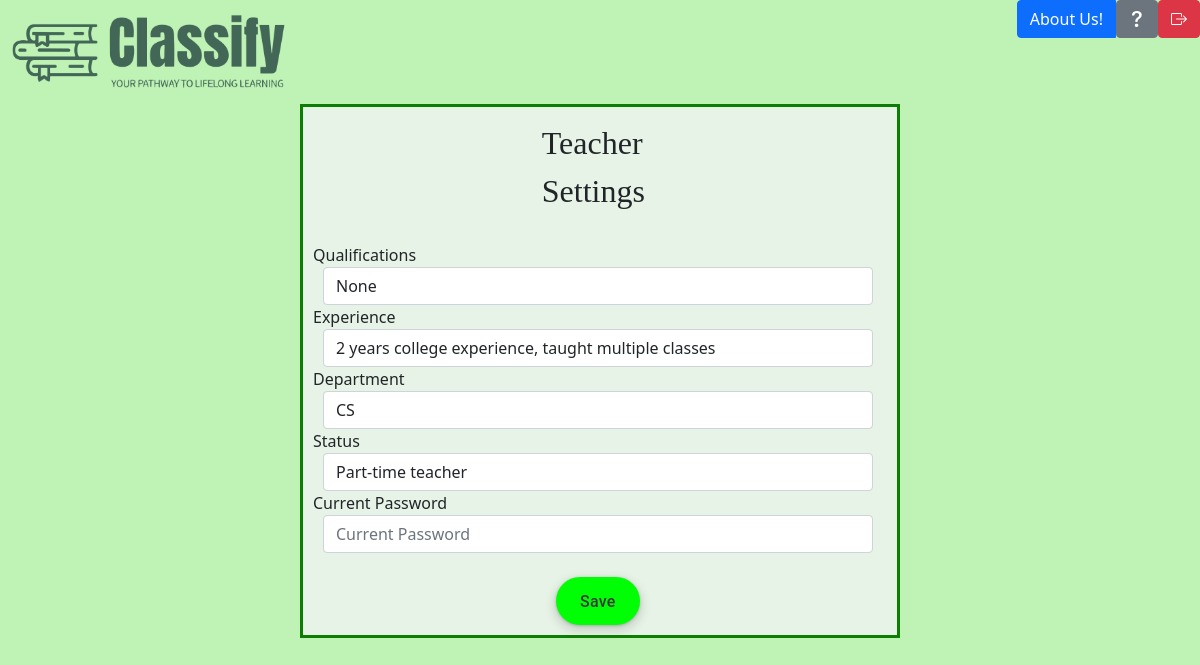
Page /teacher-settings (signed in) on the earlier database version.
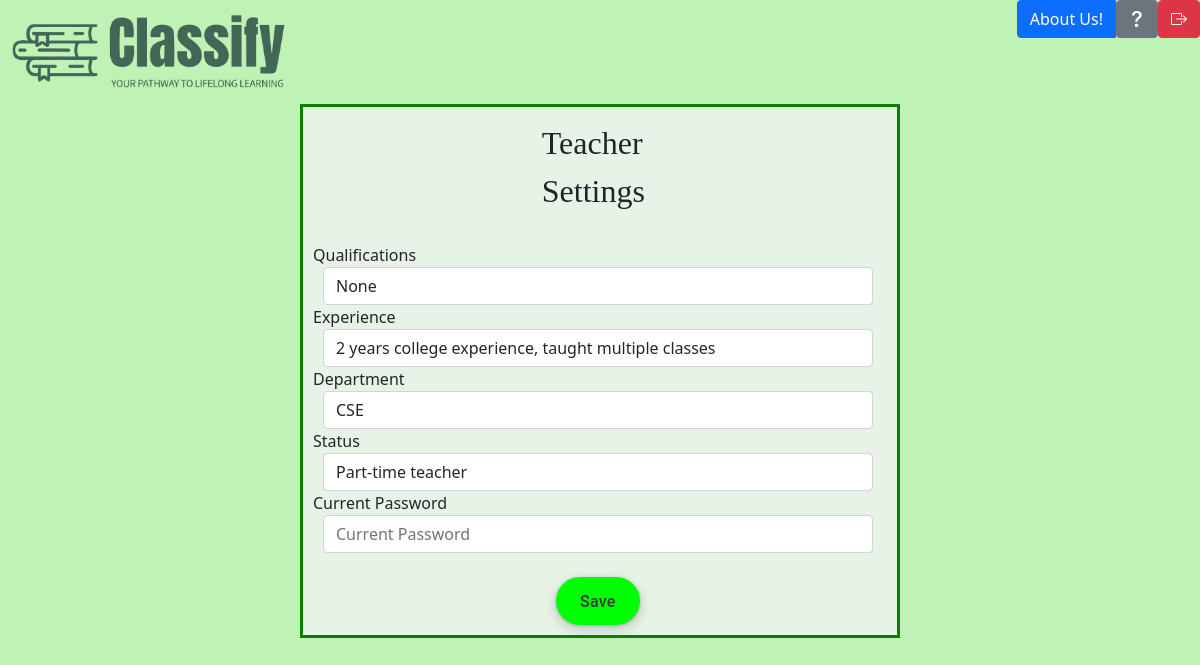
Same page on the later database version.
### app.py (models this page shows, shortened)
class Teacher(db.Model):
    __tablename__ = 'teacher'
    teacherID = db.Column(db.Integer, primary_key=True)
    qualifications = db.Column(db.String(400), nullable=False)
    experience = db.Column(db.String(400), nullable=False)
    department = db.Column(db.String(255), nullable=False)
    status = db.Column(db.String(255), nullable=False)
    userID = db.Column(db.Integer, db.ForeignKey('user.userID'), nullable=False)
    user = db.relationship('User', backref=db.backref('teacher', uselist=False))

### app.py (the view)
@app.route('/teacher-settings')
def teacherSettings():
    teacher_id = session.get('user_id')
    teacher = Teacher.query.get(teacher_id)
    user_id = session.get('user_id')
    user = User.query.get(user_id)
    return render_template('teacher-settings.html', teacher=teacher, user=user)

### app.py (called while the page is built)
@login_manager.user_loader
def load_user(user_id):
    return User.query.get(int(user_id))

### templates/teacher-settings.html (shortened to what this page needs)
<!DOCTYPE html>
<html lang="en">
  <head>
    <link href="https://cdn.jsdelivr.net/npm/bootstrap@5.0.2/dist/css/bootstrap.min.css" rel="stylesheet">
    <link rel="stylesheet" href="https://cdn.jsdelivr.net/npm/bootstrap-icons@1.5.0/font/bootstrap-icons.css">
    <link href="static/css/styles.css" rel="stylesheet" type="text/css"/>
  </head>
  <body>
    <header>
 <a href="/teacher-home"><img class="logo" src="../static/images/classifylogoside.png"></a>
<div class="btn-group">
  <a href="/about-us-teacher" class="btn btn-primary">About Us!</a>
  <a href="/faq-teacher"><button type="button" class="btn btn-secondary"><i class="bi-question-lg"></i></button></a>
  <a href="/"><button type="button" class="btn btn-danger"><i class="bi bi-box-arrow-right"></i></button></a>
</div>
</header>
  <form class="form-horizontal" method="POST" action="/update-teacher">
    <fieldset>
    <legend>Teacher Settings </legend>
    <div class="form-group">
      <label class="col-md-4 control-label" for="textarea">Qualifications</label>
      <div class="col-md-4">
        <input id="qualifications" name="qualifications" type="text" placeholder="qualifications" class="form-control" required="" value="{{ teacher.qualifications }}">
      </div>
    </div>
    <div class="form-group">
      <label class="col-md-4 control-label" for="textarea">Experience</label>
      <div class="col-md-4">
        <input id="experience" name="experience" type="text" placeholder="experience" class="form-control" required="" value="{{ teacher.experience }}">
      </div>
    </div>
    <div class="form-group">
      <label class="col-md-4 control-label" for="textarea">Department</label>
      <div class="col-md-4">
        <input id="department" name="department" type="text" placeholder="department" class="form-control" required="" value="{{ teacher.department }}">
      </div>
    </div>
    <div class="form-group">
      <label class="col-md-4 control-label" for="textarea">Status</label>
      <div class="col-md-4">
        <input id="status" name="status" type="text" placeholder="status" class="form-control" required="" value="{{ teacher.status }}">
      </div>
    </div>
    <div class="form-group">
      <label class="col-md-4 control-label" for="current_password">Current Password</label>
      <div class="col-md-4">
        <input id="current_password" name="current_password" type="password" placeholder="Current Password" class="form-control" required>
      </div>
    </div>
  <div class="form-group">
    <div class="col-md-4">
        <button id="singlebutton" name="singlebutton" class="button-17" type="submit">Save</button>
    </div>
  </div>
    </fieldset>
    </form>
</body>
</html>

Differences in the rows shown:
changed Teacher "None": department "CS" → "CSE"
